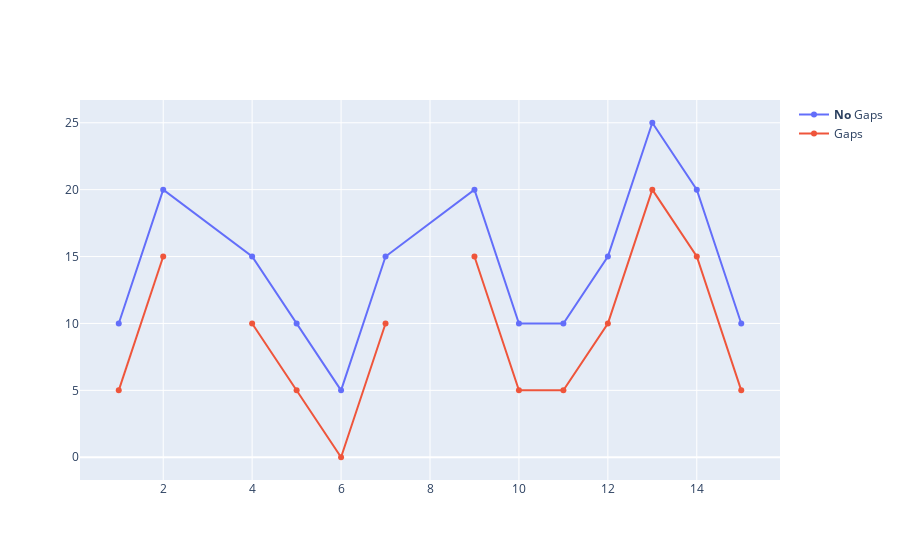

Notebook cell for this chart:
### Code cell
#Connect Data Gaps
#connectgaps determines if missing values in the provided data are shown as a gap in the graph or not. In this tutorial, we showed how to take benefit of this feature and illustrate multiple areas in mapbox.

import plotly.graph_objects as go

x = [1, 2, 3, 4, 5, 6, 7, 8, 9, 10, 11, 12, 13, 14, 15]

fig = go.Figure()

fig.add_trace(go.Scatter(
    x=x,
    y=[10, 20, None, 15, 10, 5, 15, None, 20, 10, 10, 15, 25, 20, 10],
    name = '<b>No</b> Gaps', # Style name/legend entry with html tags
    connectgaps=True # override default to connect the gaps
))
fig.add_trace(go.Scatter(
    x=x,
    y=[5, 15, None, 10, 5, 0, 10, None, 15, 5, 5, 10, 20, 15, 5],
    name='Gaps',
))

fig.show()

### Figure 1 — Plotly figure (JSON) as saved in the notebook; plotly's stock layout.template omitted (floating-point values rounded to 4 significant figures)
{"data": [{"connectgaps": true, "name": "<b>No</b> Gaps", "type": "scatter", "x": [1, 2, 3, 4, 5, 6, 7, 8, 9, 10, 11, 12, 13, 14, 15], "y": [10, 20, null, 15, 10, 5, 15, null, 20, 10, 10, 15, 25, 20, 10]}, {"name": "Gaps", "type": "scatter", "x": [1, 2, 3, 4, 5, 6, 7, 8, 9, 10, 11, 12, 13, 14, 15], "y": [5, 15, null, 10, 5, 0, 10, null, 15, 5, 5, 10, 20, 15, 5]}], "layout": {}}
